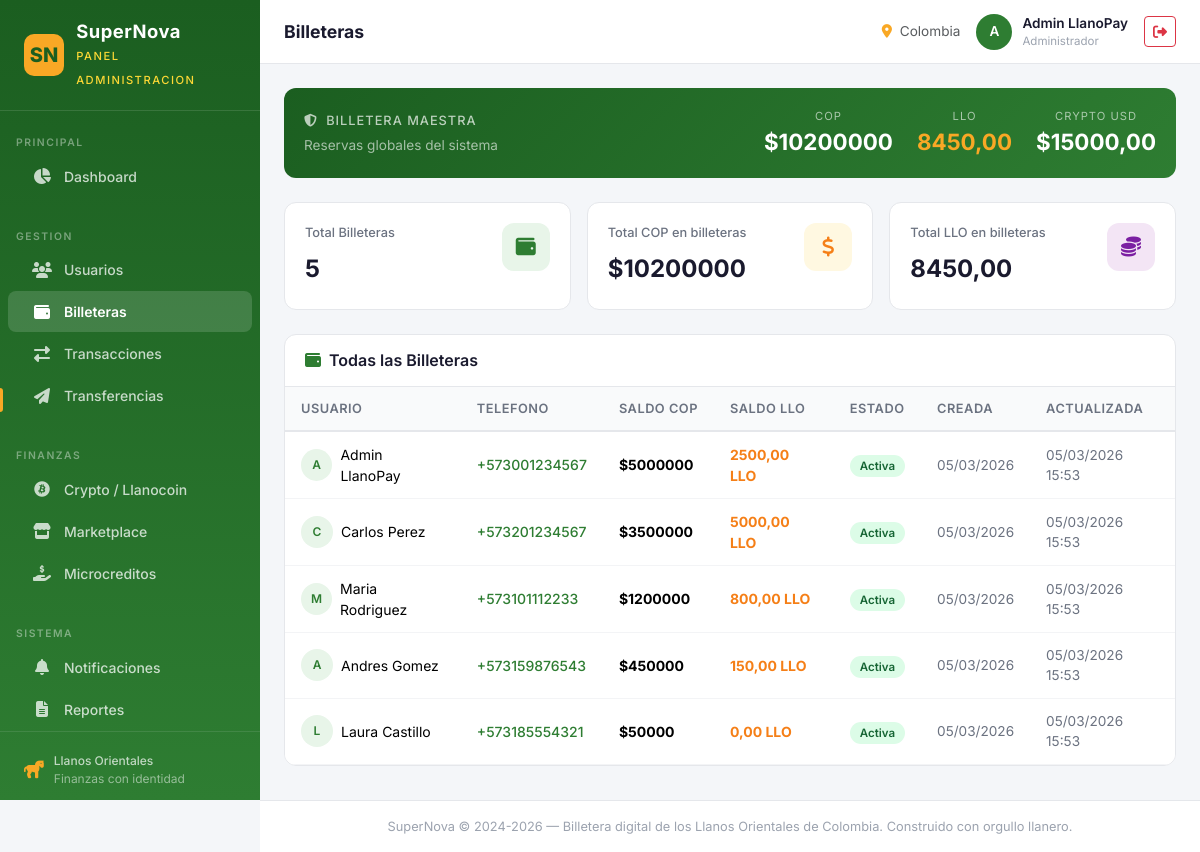
Before: /dashboard/billeteras/ (signed in) with the older database file.
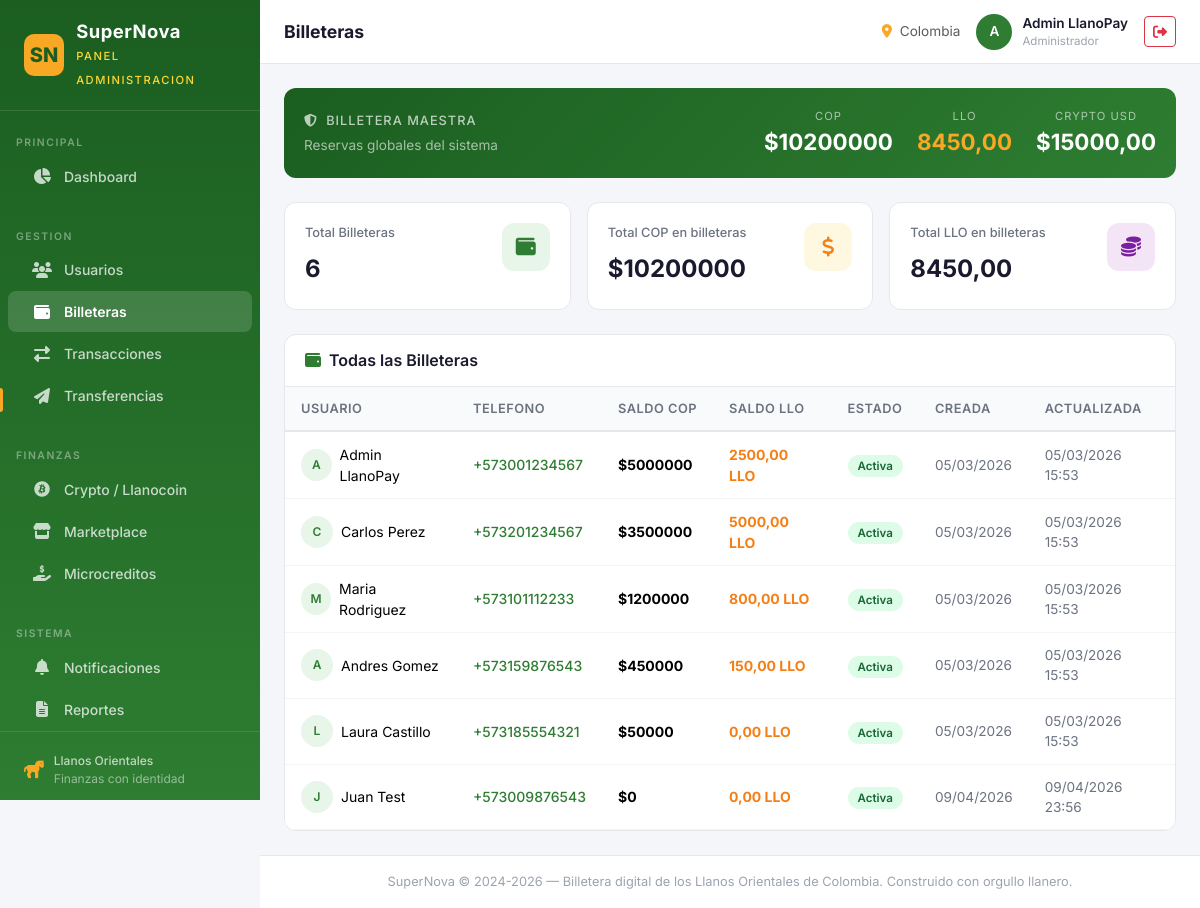
After: the same page with the newer database file.
### apps/accounts/models.py (models this page shows, shortened)
class User(AbstractUser):
    class DocumentType(models.TextChoices):
        CC = 'CC', 'Cedula de Ciudadania'
        CE = 'CE', 'Cedula de Extranjeria'
        TI = 'TI', 'Tarjeta de Identidad'
        NIT = 'NIT', 'NIT'
        PASAPORTE = 'PASAPORTE', 'Pasaporte'
    username = None
    phone_number = PhoneNumberField(
        unique=True,
        verbose_name='Numero de telefono',
        help_text='Numero de telefono con codigo de pais (ej. +573001234567)',
    )
    document_type = models.CharField(
        max_length=10,
        choices=DocumentType.choices,
        default=DocumentType.CC,
        verbose_name='Tipo de documento',
    )
    document_number = models.CharField(
        max_length=20,
        verbose_name='Numero de documento',
    )
    first_name = models.CharField(max_length=150, verbose_name='Nombres')
    last_name = models.CharField(max_length=150, verbose_name='Apellidos')
    email = models.EmailField(blank=True, null=True, verbose_name='Correo electronico')
    is_verified = models.BooleanField(
        default=False,
        verbose_name='Verificado',
        help_text='Indica si el usuario ha verificado su numero de telefono.',
    )
    is_merchant = models.BooleanField(
        default=False,
        verbose_name='Es comerciante',
        help_text='Indica si el usuario es un comerciante registrado.',
    )
    profile_picture = models.ImageField(
        upload_to='profile_pictures/',
        blank=True,
        null=True,
        verbose_name='Foto de perfil',
    )
    date_of_birth = models.DateField(
        blank=True,
        null=True,
        verbose_name='Fecha de nacimiento',
    )
    city = models.CharField(
        max_length=100,
        blank=True,
        default='',
        verbose_name='Ciudad',
    )
    department = models.CharField(
        max_length=100,
        blank=True,
        default='',
        verbose_name='Departamento',
    )
    created_at = models.DateTimeField(auto_now_add=True, verbose_name='Fecha de creacion')
    updated_at = models.DateTimeField(auto_now=True, verbose_name='Fecha de actualizacion')
    objects = UserManager()
    USERNAME_FIELD = 'phone_number'
    REQUIRED_FIELDS = ['document_type', 'document_number', 'first_name', 'last_name']
    class Meta:
        verbose_name = 'Usuario'
        verbose_name_plural = 'Usuarios'
        ordering = ['-created_at']
    @property
    def full_name(self):
        return f'{self.first_name} {self.last_name}'.strip()

### apps/wallet/models.py (models this page shows, shortened)
class MasterWallet(models.Model):
    balance_cop = models.DecimalField(
        max_digits=15,
        decimal_places=2,
        default=0,
        verbose_name='saldo COP',
    )
    balance_llo = models.DecimalField(
        max_digits=15,
        decimal_places=2,
        default=0,
        verbose_name='saldo LLO',
    )
    total_crypto_reserves_usd = models.DecimalField(
        max_digits=15,
        decimal_places=2,
        default=0,
        verbose_name='reservas cripto totales (USD)',
    )
    updated_at = models.DateTimeField(auto_now=True, verbose_name='fecha de actualizacion')
    objects = MasterWalletManager()
    class Meta:
        verbose_name = 'billetera maestra'
        verbose_name_plural = 'billetera maestra'

class Wallet(models.Model):
    id = models.UUIDField(primary_key=True, default=uuid.uuid4, editable=False)
    user = models.OneToOneField(
        settings.AUTH_USER_MODEL,
        on_delete=models.CASCADE,
        related_name='wallet',
        verbose_name='usuario',
    )
    balance_cop = models.DecimalField(
        max_digits=15,
        decimal_places=2,
        default=0,
        verbose_name='saldo COP',
    )
    balance_llo = models.DecimalField(
        max_digits=15,
        decimal_places=2,
        default=0,
        verbose_name='saldo LLO',
    )
    is_active = models.BooleanField(default=True, verbose_name='activa')
    created_at = models.DateTimeField(auto_now_add=True, verbose_name='fecha de creacion')
    updated_at = models.DateTimeField(auto_now=True, verbose_name='fecha de actualizacion')
    class Meta:
        verbose_name = 'billetera'
        verbose_name_plural = 'billeteras'

### apps/web_dashboard/views.py (the view)
# urls.py: path('billeteras/', views.wallet_overview_view, name='wallets'),
@login_required(login_url='/dashboard/login/')
def wallet_overview_view(request):
    wallets = Wallet.objects.select_related('user').order_by('-balance_cop')
    total_wallets = wallets.count()
    total_cop = wallets.aggregate(total=Sum('balance_cop'))['total'] or Decimal('0')
    total_llo = wallets.aggregate(total=Sum('balance_llo'))['total'] or Decimal('0')
    try:
        master_wallet = MasterWallet.objects.get_master()
    except Exception:
        master_wallet = None
    page = int(request.GET.get('page', 1))
    per_page = 20
    total = wallets.count()
    total_pages = max(1, (total + per_page - 1) // per_page)
    page = max(1, min(page, total_pages))
    wallets_page = wallets[(page - 1) * per_page:page * per_page]
    context = {
        'wallets': wallets_page,
        'total_wallets': total_wallets,
        'total_cop': total_cop,
        'total_llo': total_llo,
        'master_wallet': master_wallet,
        'page': page,
        'total_pages': total_pages,
        'page_range': range(max(1, page - 2), min(total_pages + 1, page + 3)),
        'page_title': 'Billeteras',
    }
    return render(request, 'dashboard/wallets.html', context)

### apps/wallet/models.py (called while the page is built)
    def get_master(self):
        obj, _created = self.get_or_create(pk=1)
        return obj

### templates/dashboard/wallets.html (shortened to what this page needs)
{% extends "dashboard/base.html" %}
{% block content %}
{% if master_wallet %}
<div class="row g-3 mb-4">
    <div class="col-12">
        <div class="stat-card" style="background: linear-gradient(135deg, var(--lp-green-dark), var(--lp-green)); border:none;">
            <div class="d-flex flex-wrap align-items-center justify-content-between gap-3">
                <div>
                    <div style="font-size:.8rem; color: rgba(255,255,255,.7); font-weight:500; text-transform:uppercase; letter-spacing:1px;">
                        <i class="fas fa-shield-alt me-1"></i> Billetera Maestra
                    </div>
                    <div style="font-size:.85rem; color: rgba(255,255,255,.6); margin-top:4px;">
                        Reservas globales del sistema
                    </div>
                </div>
                <div class="d-flex gap-4 flex-wrap">
                    <div class="text-center">
                        <div style="font-size:.7rem; color: rgba(255,255,255,.6); text-transform:uppercase; letter-spacing:1px;">COP</div>
                        <div style="font-size:1.4rem; font-weight:700; color:#fff;">${{ master_wallet.balance_cop|floatformat:0 }}</div>
                    </div>
                    <div class="text-center">
                        <div style="font-size:.7rem; color: rgba(255,255,255,.6); text-transform:uppercase; letter-spacing:1px;">LLO</div>
                        <div style="font-size:1.4rem; font-weight:700; color: var(--lp-gold);">{{ master_wallet.balance_llo|floatformat:2 }}</div>
                    </div>
                    <div class="text-center">
                        <div style="font-size:.7rem; color: rgba(255,255,255,.6); text-transform:uppercase; letter-spacing:1px;">Crypto USD</div>
                        <div style="font-size:1.4rem; font-weight:700; color:#fff;">${{ master_wallet.total_crypto_reserves_usd|floatformat:2 }}</div>
                    </div>
                </div>
            </div>
        </div>
    </div>
</div>
{% endif %}
<div class="row g-3 mb-4">
    <div class="col-sm-4">
        <div class="stat-card">
            <div class="d-flex align-items-start justify-content-between">
                <div>
                    <div class="stat-label">Total Billeteras</div>
                    <div class="stat-value">{{ total_wallets }}</div>
                </div>
                <div class="stat-icon green"><i class="fas fa-wallet"></i></div>
            </div>
        </div>
    </div>
    <div class="col-sm-4">
        <div class="stat-card">
            <div class="d-flex align-items-start justify-content-between">
                <div>
                    <div class="stat-label">Total COP en billeteras</div>
                    <div class="stat-value">${{ total_cop|floatformat:0 }}</div>
                </div>
                <div class="stat-icon gold"><i class="fas fa-dollar-sign"></i></div>
            </div>
        </div>
    </div>
    <div class="col-sm-4">
        <div class="stat-card">
            <div class="d-flex align-items-start justify-content-between">
                <div>
                    <div class="stat-label">Total LLO en billeteras</div>
                    <div class="stat-value">{{ total_llo|floatformat:2 }}</div>
                </div>
                <div class="stat-icon purple"><i class="fas fa-coins"></i></div>
            </div>
        </div>
    </div>
</div>
<div class="lp-card">
    <div class="card-header-custom">
        <h6><i class="fas fa-wallet me-2" style="color: var(--lp-green);"></i>Todas las Billeteras</h6>
    </div>
    <div class="table-responsive">
        <table class="table lp-table">
            <thead>
                <tr>
                    <th>Usuario</th>
                    <th>Telefono</th>
                    <th>Saldo COP</th>
                    <th>Saldo LLO</th>
                    <th>Estado</th>
                    <th>Creada</th>
                    <th>Actualizada</th>
                </tr>
            </thead>
            <tbody>
                {% for wallet in wallets %}
                <tr>
                    <td>
                        <div class="d-flex align-items-center gap-2">
                            <div style="width:32px; height:32px; border-radius:50%; background: var(--lp-green-50); color: var(--lp-green); display:flex; align-items:center; justify-content:center; font-weight:600; font-size:.75rem;">
                                {{ wallet.user.first_name|first|upper }}
                            </div>
                            <span>{{ wallet.user.full_name }}</span>
                        </div>
                    </td>
                    <td style="color: var(--lp-green); font-weight:500;">{{ wallet.user.phone_number }}</td>
                    <td><strong>${{ wallet.balance_cop|floatformat:0 }}</strong></td>
                    <td><strong style="color: var(--lp-gold-dark);">{{ wallet.balance_llo|floatformat:2 }} LLO</strong></td>
                    <td>
                        {% if wallet.is_active %}
                        <span class="badge-status badge-completed">Activa</span>
                        {% else %}
                        <span class="badge-status badge-failed">Inactiva</span>
                        {% endif %}
                    </td>
                    <td style="font-size:.85rem; color:#6b7280;">{{ wallet.created_at|date:"d/m/Y" }}</td>
                    <td style="font-size:.85rem; color:#6b7280;">{{ wallet.updated_at|date:"d/m/Y H:i" }}</td>
                </tr>
                {% empty %}
                <tr>
                    <td colspan="7" class="text-center text-muted py-4">No hay billeteras registradas</td>
                </tr>
                {% endfor %}
            </tbody>
        </table>
    </div>
</div>
{% endblock %}

### templates/dashboard/base.html (shortened to what this page needs)
{% load static %}
<!DOCTYPE html>
<html lang="es">
<head>
    <link href="https://cdn.jsdelivr.net/npm/bootstrap@5.3.3/dist/css/bootstrap.min.css" rel="stylesheet">
    <link href="https://cdnjs.cloudflare.com/ajax/libs/font-awesome/6.5.1/css/all.min.css" rel="stylesheet">
</head>
<body>
    <aside class="lp-sidebar" id="sidebar">
        <div class="sidebar-brand">
            <div class="brand-icon">SN</div>
            <div>
                <h5>SuperNova</h5>
                <small>Panel Administracion</small>
            </div>
        </div>
        <nav class="mt-2">
            <div class="nav-section">Principal</div>
            <a class="nav-link {% if page_title == 'Dashboard' %}active{% endif %}" href="{% url 'dashboard:index' %}">
                <i class="fas fa-chart-pie"></i> Dashboard
            </a>
            <div class="nav-section mt-3">Gestion</div>
            <a class="nav-link {% if page_title == 'Usuarios' %}active{% endif %}" href="{% url 'dashboard:users' %}">
                <i class="fas fa-users"></i> Usuarios
            </a>
            <a class="nav-link {% if page_title == 'Billeteras' %}active{% endif %}" href="{% url 'dashboard:wallets' %}">
                <i class="fas fa-wallet"></i> Billeteras
            </a>
            <a class="nav-link {% if page_title == 'Transacciones' %}active{% endif %}" href="{% url 'dashboard:transactions' %}">
                <i class="fas fa-exchange-alt"></i> Transacciones
            </a>
            <a class="nav-link {% if page_title == 'Transferencias' %}active{% endif %}" href="{% url 'dashboard:transfers' %}">
                <i class="fas fa-paper-plane"></i> Transferencias
            </a>
            <div class="nav-section mt-3">Finanzas</div>
            <a class="nav-link {% if page_title == 'Crypto & Llanocoin' %}active{% endif %}" href="{% url 'dashboard:crypto' %}">
                <i class="fab fa-bitcoin"></i> Crypto / Llanocoin
            </a>
            <a class="nav-link {% if page_title == 'Marketplace' %}active{% endif %}" href="{% url 'dashboard:merchants' %}">
                <i class="fas fa-store"></i> Marketplace
            </a>
            <a class="nav-link {% if page_title == 'Microcreditos' %}active{% endif %}" href="{% url 'dashboard:microcredits' %}">
                <i class="fas fa-hand-holding-usd"></i> Microcreditos
            </a>
            <div class="nav-section mt-3">Sistema</div>
            <a class="nav-link {% if page_title == 'Notificaciones' %}active{% endif %}" href="{% url 'dashboard:notifications' %}">
                <i class="fas fa-bell"></i> Notificaciones
            </a>
            <a class="nav-link {% if page_title == 'Reportes' %}active{% endif %}" href="{% url 'dashboard:reports' %}">
                <i class="fas fa-file-alt"></i> Reportes
            </a>
        </nav>
        <div style="padding: 20px 24px; margin-top: auto; border-top: 1px solid rgba(255,255,255,.1);">
            <div style="display: flex; align-items: center; gap: 10px; color: rgba(255,255,255,.5); font-size: .75rem;">
                <i class="fas fa-horse" style="color: var(--lp-gold); font-size: 1.1rem;"></i>
                <div>
                    <div style="color: rgba(255,255,255,.7); font-weight: 500;">Llanos Orientales</div>
                    <div>Finanzas con identidad</div>
                </div>
            </div>
        </div>
    </aside>
    <header class="lp-topbar">
        <div class="topbar-left d-flex align-items-center gap-3">
            <h5>{{ page_title|default:"Dashboard" }}</h5>
        </div>
        <div class="topbar-right">
            <span class="text-muted" style="font-size:.85rem;">
                <i class="fas fa-map-marker-alt me-1" style="color: var(--lp-gold);"></i>
                Colombia
            </span>
            <div class="admin-info">
                <div class="admin-avatar">
                    {{ request.user.first_name|first|upper|default:"A" }}
                </div>
                <div class="d-none d-md-block">
                    <div style="font-size:.85rem; font-weight:600; color:#1a1a2e;">{{ request.user.full_name|default:"Admin" }}</div>
                    <div style="font-size:.72rem; color:#9ca3af;">Administrador</div>
                </div>
            </div>
            <a href="{% url 'dashboard:logout' %}" class="btn btn-sm btn-outline-danger" title="Cerrar sesion">
                <i class="fas fa-sign-out-alt"></i>
            </a>
        </div>
    </header>
    <main class="lp-main">
        {% block content %}{% endblock %}
    </main>
    <footer class="lp-footer">
        SuperNova &copy; 2024-2026 &mdash; Billetera digital de los Llanos Orientales de Colombia.
        Construido con orgullo llanero.
    </footer>
</body>
</html>

Changed rows visible on the page:
added Wallet: user.first_name|first "J", user.full_name "Juan Test", user.phone_number "+573009876543", balance_cop "0", balance_llo "0,00", is_active "Activa", created_at "09/04/2026", updated_at "09/04/2026 23:56"
Other visible differences:
{{ total_wallets }}: "5" → "6"
